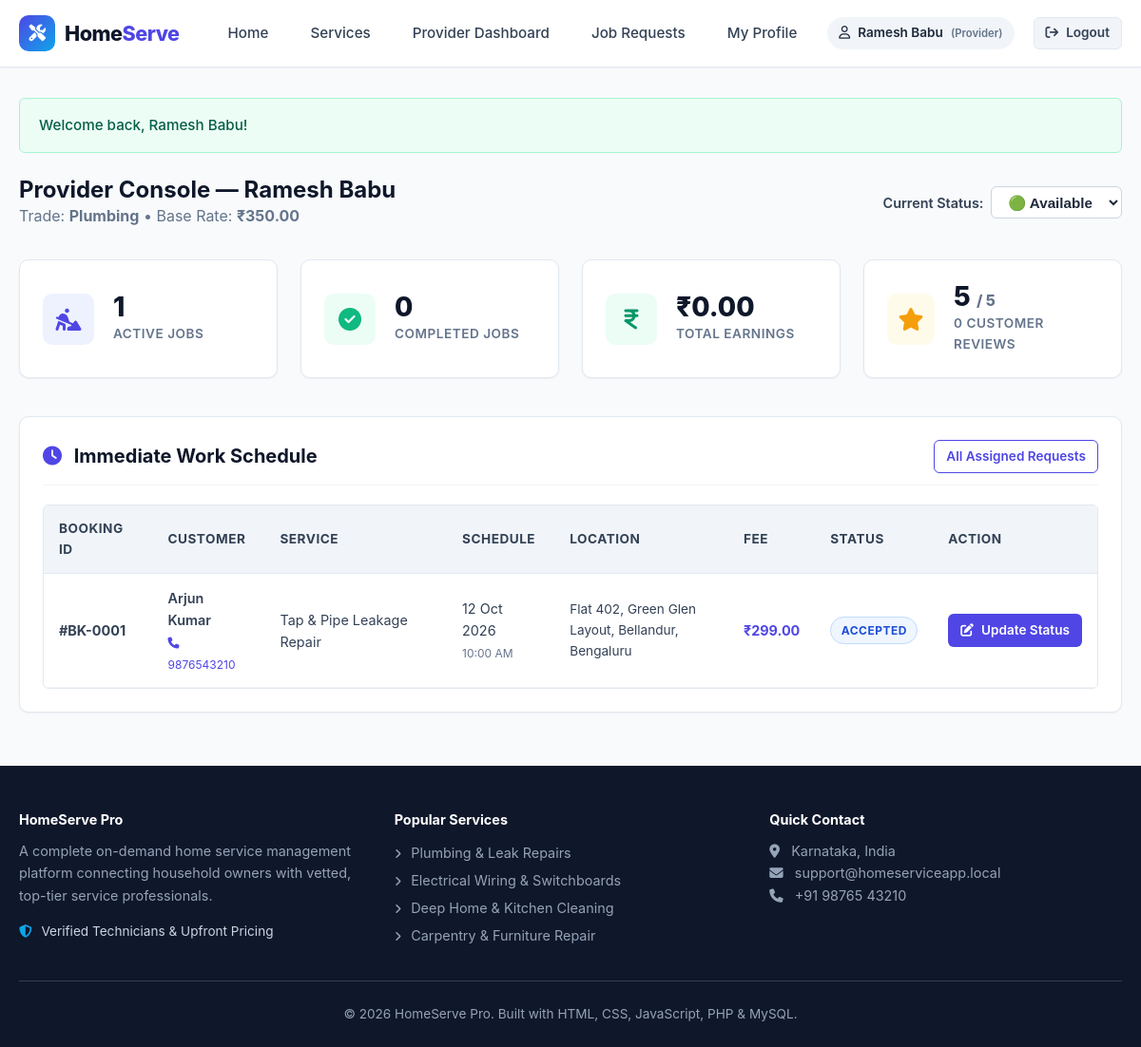
Screenshot of /provider/dashboard.php (signed in) with the database file from the repository.
### tables this page shows
CREATE TABLE `providers` (
    `id` INT AUTO_INCREMENT PRIMARY KEY,
    `user_id` INT NOT NULL UNIQUE,
    `category_id` INT NOT NULL,
    `experience_years` INT NOT NULL DEFAULT 1,
    `hourly_rate` DECIMAL(10,2) NOT NULL DEFAULT 250.00,
    `bio` TEXT,
    `availability` ENUM('available', 'busy', 'offline') DEFAULT 'available',
    `status` ENUM('approved', 'pending', 'rejected') DEFAULT 'approved',
    `created_at` TIMESTAMP DEFAULT CURRENT_TIMESTAMP,
    CONSTRAINT `fk_provider_user` FOREIGN KEY (`user_id`) 
        REFERENCES `users`(`id`) ON DELETE CASCADE,
    CONSTRAINT `fk_provider_category` FOREIGN KEY (`category_id`) 
        REFERENCES `service_categories`(`id`) ON DELETE CASCADE
);

CREATE TABLE `users` (
    `id` INT AUTO_INCREMENT PRIMARY KEY,
    `name` VARCHAR(100) NOT NULL,
    `email` VARCHAR(150) NOT NULL UNIQUE,
    `password` VARCHAR(255) NOT NULL,
    `phone` VARCHAR(20) NOT NULL,
    `city` VARCHAR(100) NOT NULL,
    `pincode` VARCHAR(20) NOT NULL,
    `role` ENUM('customer', 'provider', 'admin') NOT NULL DEFAULT 'customer',
    `created_at` TIMESTAMP DEFAULT CURRENT_TIMESTAMP
);

CREATE TABLE `service_categories` (
    `id` INT AUTO_INCREMENT PRIMARY KEY,
    `name` VARCHAR(100) NOT NULL UNIQUE,
    `description` TEXT,
    `icon` VARCHAR(50) DEFAULT 'wrench',
    `created_at` TIMESTAMP DEFAULT CURRENT_TIMESTAMP
);

CREATE TABLE `bookings` (
    `id` INT AUTO_INCREMENT PRIMARY KEY,
    `customer_id` INT NOT NULL,
    `service_id` INT NOT NULL,
    `provider_id` INT DEFAULT NULL,
    `booking_date` DATE NOT NULL,
    `booking_time` TIME NOT NULL,
    `service_address` TEXT NOT NULL,
    `city` VARCHAR(100) NOT NULL,
    `pincode` VARCHAR(20) NOT NULL,
    `special_notes` TEXT,
    `total_price` DECIMAL(10,2) NOT NULL,
    `status` ENUM('Pending', 'Accepted', 'In Progress', 'Completed', 'Cancelled') NOT NULL DEFAULT 'Pending',
    `admin_notes` TEXT,
    `created_at` TIMESTAMP DEFAULT CURRENT_TIMESTAMP,
    `updated_at` TIMESTAMP DEFAULT CURRENT_TIMESTAMP ON UPDATE CURRENT_TIMESTAMP,
    CONSTRAINT `fk_booking_customer` FOREIGN KEY (`customer_id`) 
        REFERENCES `users`(`id`) ON DELETE CASCADE,
    CONSTRAINT `fk_booking_service` FOREIGN KEY (`service_id`) 
        REFERENCES `services`(`id`) ON DELETE CASCADE,
    CONSTRAINT `fk_booking_provider` FOREIGN KEY (`provider_id`) 
        REFERENCES `providers`(`id`) ON DELETE SET NULL
);

CREATE TABLE `services` (
    `id` INT AUTO_INCREMENT PRIMARY KEY,
    `category_id` INT NOT NULL,
    `name` VARCHAR(150) NOT NULL,
    `description` TEXT,
    `price` DECIMAL(10,2) NOT NULL DEFAULT 0.00,
    `duration_mins` INT DEFAULT 60,
    `status` ENUM('active', 'inactive') DEFAULT 'active',
    `created_at` TIMESTAMP DEFAULT CURRENT_TIMESTAMP,
    CONSTRAINT `fk_services_category` FOREIGN KEY (`category_id`) 
        REFERENCES `service_categories`(`id`) ON DELETE CASCADE
);

### provider/dashboard.php (the view, shortened to what this page needs)
<?php
require_once __DIR__ . '/../config/db.php';
$pdo = getDB();
$userId = $_SESSION['user_id'];
$stmtProv = $pdo->prepare("SELECT p.*, c.name as category_name, u.name, u.phone, u.city
                           FROM providers p
                           JOIN users u ON p.user_id = u.id
                           JOIN service_categories c ON p.category_id = c.id
                           WHERE p.user_id = ? LIMIT 1");
$stmtProv->execute([$userId]);
$provider = $stmtProv->fetch();
$providerId = $provider['id'] ?? 0;
$stats = [
    'active_jobs' => 0,
    'completed_jobs' => 0,
    'total_earnings' => 0.00,
    'avg_rating' => 5.0,
    'review_count' => 0
];
if ($providerId) {
    $stmtCounts = $pdo->prepare("SELECT
        SUM(CASE WHEN status IN ('Accepted', 'In Progress') THEN 1 ELSE 0 END) as active_jobs,
        SUM(CASE WHEN status = 'Completed' THEN 1 ELSE 0 END) as completed_jobs,
        SUM(CASE WHEN status = 'Completed' THEN total_price ELSE 0 END) as total_earnings
        FROM bookings WHERE provider_id = ?");
    $stmtCounts->execute([$providerId]);
    $counts = $stmtCounts->fetch();
    if ($counts) {
        $stats['active_jobs'] = (int)($counts['active_jobs'] ?? 0);
        $stats['completed_jobs'] = (int)($counts['completed_jobs'] ?? 0);
        $stats['total_earnings'] = (float)($counts['total_earnings'] ?? 0);
    }
}
$activeJobs = [];
if ($providerId) {
    $stmtJobs = $pdo->prepare("SELECT b.*, s.name as service_name, u.name as customer_name, u.phone as customer_phone
                               FROM bookings b
                               JOIN services s ON b.service_id = s.id
                               JOIN users u ON b.customer_id = u.id
                               WHERE b.provider_id = ? AND b.status IN ('Accepted', 'In Progress')
                               ORDER BY b.booking_date ASC, b.booking_time ASC");
    $stmtJobs->execute([$providerId]);
    $activeJobs = $stmtJobs->fetchAll();
}
require_once __DIR__ . '/../includes/header.php';
?>
<div style="display: flex; justify-content: space-between; align-items: center; margin-bottom: 2rem; flex-wrap: wrap; gap: 1rem;">
    <div>
        <h2>Provider Console &mdash; <?php echo htmlspecialchars($provider['name'] ?? $_SESSION['user_name']); ?></h2>
        <p style="color: var(--gray-500);">
            Trade: <strong><?php echo htmlspecialchars($provider['category_name'] ?? 'Professional'); ?></strong> &bull;
            Base Rate: <strong><?php echo formatPrice($provider['hourly_rate'] ?? 0); ?></strong>
        </p>
    </div>
    <form method="POST" action="dashboard.php" style="display:flex; align-items:center; gap: 8px;">
        <label style="font-size:0.9rem; font-weight:600; color:var(--gray-700);">Current Status:</label>
        <select name="availability" onchange="this.form.submit()" class="form-control" style="width:auto; padding: 0.4rem 0.8rem; font-weight:600;">
            <option value="available" <?php echo ($provider['availability'] === 'available') ? 'selected' : ''; ?>>🟢 Available</option>
        </select>
    </form>
</div>
<div class="grid grid-4" style="margin-bottom: 2.5rem;">
    <div class="stat-card">
        <div class="stat-icon primary"><i class="fa-solid fa-person-digging"></i></div>
        <div>
            <div class="stat-num"><?php echo $stats['active_jobs']; ?></div>
            <div class="stat-label">Active Jobs</div>
        </div>
    </div>
    <div class="stat-card">
        <div class="stat-icon success"><i class="fa-solid fa-circle-check"></i></div>
        <div>
            <div class="stat-num"><?php echo $stats['completed_jobs']; ?></div>
            <div class="stat-label">Completed Jobs</div>
        </div>
    </div>
    <div class="stat-card">
        <div class="stat-icon primary" style="background:#ecfdf5;color:#059669;"><i class="fa-solid fa-indian-rupee-sign"></i></div>
        <div>
            <div class="stat-num"><?php echo formatPrice($stats['total_earnings']); ?></div>
            <div class="stat-label">Total Earnings</div>
        </div>
    </div>
    <div class="stat-card">
        <div class="stat-icon warning"><i class="fa-solid fa-star"></i></div>
        <div>
            <div class="stat-num"><?php echo $stats['avg_rating']; ?> <small style="font-size: 1rem; color: var(--gray-500);">/ 5</small></div>
            <div class="stat-label"><?php echo $stats['review_count']; ?> Customer Reviews</div>
        </div>
    </div>
</div>
<div class="card">
    <div class="card-header">
        <h3 style="font-size: 1.25rem;"><i class="fa-solid fa-clock" style="color:var(--primary);margin-right:8px;"></i> Immediate Work Schedule</h3>
        <a href="requests.php" class="btn btn-outline btn-sm">All Assigned Requests</a>
    </div>
    <?php if (empty($activeJobs)): ?>
        <div style="text-align: center; padding: 3rem 1rem;">
            <div style="font-size: 3rem; color: var(--gray-300); margin-bottom: 1rem;"><i class="fa-solid fa-mug-hot"></i></div>
            <h4>No active appointments right now</h4>
            <p style="color: var(--gray-500);">New jobs assigned by admin will automatically appear here.</p>
        </div>
    <?php else: ?>
        <div class="table-responsive">
            <table class="table">
                <thead>
                    <tr>
                        <th>Booking ID</th>
                        <th>Customer</th>
                        <th>Service</th>
                        <th>Schedule</th>
                        <th>Location</th>
                        <th>Fee</th>
                        <th>Status</th>
                        <th>Action</th>
                    </tr>
                </thead>
                <tbody>
                    <?php foreach ($activeJobs as $job): ?>
                        <tr>
                            <td><strong>#BK-<?php echo str_pad($job['id'], 4, '0', STR_PAD_LEFT); ?></strong></td>
                            <td>
                                <div style="font-weight: 600;"><?php echo htmlspecialchars($job['customer_name']); ?></div>
                                <small style="color: var(--primary);"><i class="fa-solid fa-phone"></i> <?php echo htmlspecialchars($job['customer_phone']); ?></small>
                            </td>
                            <td><?php echo htmlspecialchars($job['service_name']); ?></td>
                            <td>
                                <div><?php echo date('d M Y', strtotime($job['booking_date'])); ?></div>
                                <small style="color: var(--gray-500);"><?php echo date('h:i A', strtotime($job['booking_time'])); ?></small>
                            </td>
                            <td style="max-width: 200px; font-size: 0.85rem;">
                                <?php echo htmlspecialchars($job['service_address']); ?>, <?php echo htmlspecialchars($job['city']); ?>
                            </td>
                            <td><strong style="color: var(--primary);"><?php echo formatPrice($job['total_price']); ?></strong></td>
                            <td><?php echo getStatusBadge($job['status']); ?></td>
                            <td>
                                <a href="update-status.php?booking_id=<?php echo $job['id']; ?>" class="btn btn-primary btn-sm">
                                    <i class="fa-solid fa-pen-to-square"></i> Update Status
                                </a>
                            </td>
                        </tr>
                    <?php endforeach; ?>
                </tbody>
            </table>
        </div>
    <?php endif; ?>
</div>
<?php require_once __DIR__ . '/../includes/footer.php'; ?>

### includes/header.php (shortened to what this page needs)
<?php
require_once __DIR__ . '/../config/db.php';
$currentUser = getCurrentUser();
$role = $currentUser['role'] ?? null;
$pathPrefix = '';
if (strpos($_SERVER['PHP_SELF'], '/customer/') !== false ||
    strpos($_SERVER['PHP_SELF'], '/provider/') !== false ||
    strpos($_SERVER['PHP_SELF'], '/admin/') !== false ||
    strpos($_SERVER['PHP_SELF'], '/auth/') !== false) {
    $pathPrefix = '../';
}
?>
<!DOCTYPE html>
<html lang="en">
<head>
    <link rel="stylesheet" href="<?php echo $pathPrefix; ?>assets/css/style.css">
    <link rel="stylesheet" href="https://cdnjs.cloudflare.com/ajax/libs/font-awesome/6.4.0/css/all.min.css">
</head>
<body>
<header class="navbar">
    <div class="container nav-container">
        <a href="<?php echo $pathPrefix; ?>index.php" class="brand-logo">
            <span class="brand-icon"><i class="fa-solid fa-screwdriver-wrench"></i></span>
            <span>Home<span style="color:var(--primary);">Serve</span></span>
        </a>
        <ul class="nav-links">
            <li><a href="<?php echo $pathPrefix; ?>index.php" class="nav-link">Home</a></li>
            <li><a href="<?php echo $pathPrefix; ?>customer/services.php" class="nav-link">Services</a></li>
            <?php if ($role === 'customer'): ?>
                <li><a href="<?php echo $pathPrefix; ?>customer/dashboard.php" class="nav-link">Dashboard</a></li>
                <li><a href="<?php echo $pathPrefix; ?>customer/my-bookings.php" class="nav-link">My Bookings</a></li>
                <li><a href="<?php echo $pathPrefix; ?>customer/profile.php" class="nav-link">My Profile</a></li>
            <?php elseif ($role === 'provider'): ?>
                <li><a href="<?php echo $pathPrefix; ?>provider/dashboard.php" class="nav-link">Provider Dashboard</a></li>
                <li><a href="<?php echo $pathPrefix; ?>provider/requests.php" class="nav-link">Job Requests</a></li>
                <li><a href="<?php echo $pathPrefix; ?>provider/profile.php" class="nav-link">My Profile</a></li>
            <?php endif; ?>
            <?php if ($currentUser): ?>
                <li class="nav-user-tag">
                    <i class="fa-regular fa-user"></i>
                    <span><?php echo htmlspecialchars($currentUser['name']); ?></span>
                    <small style="color:var(--gray-500);text-transform:capitalize;">(<?php echo $role; ?>)</small>
                </li>
                <li>
                    <a href="<?php echo $pathPrefix; ?>auth/logout.php" class="btn btn-secondary btn-sm">
                        <i class="fa-solid fa-arrow-right-from-bracket"></i> Logout
                    </a>
                </li>
            <?php endif; ?>
        </ul>
    </div>
</header>
<main class="main-content">
    <div class="container">
        <?php displayFlash(); ?>

### config/db.php (shortened to what this page needs)
<?php
function isLoggedIn() {
    return isset($_SESSION['user_id']) && !empty($_SESSION['user_id']);
}
function getCurrentUser() {
    return [
        'id'    => $_SESSION['user_id'],
        'name'  => $_SESSION['user_name'] ?? 'User',
        'email' => $_SESSION['user_email'] ?? '',
        'role'  => $_SESSION['user_role'] ?? 'customer',
        'city'  => $_SESSION['user_city'] ?? ''
    ];
}
function displayFlash() {
    if (isset($_SESSION['flash'])) {
        $flash = $_SESSION['flash'];
        $colorClass = match($flash['type']) {
            'success' => 'alert-success',
            'danger'  => 'alert-danger',
            'warning' => 'alert-warning',
            default   => 'alert-info'
        };
        echo "<div class='alert {$colorClass}'>{$flash['message']}</div>";
    }
}
function formatPrice($amount) {
    return '₹' . number_format((float)$amount, 2);
}
function getStatusBadge($status) {
    $class = match($status) {
        'Pending'     => 'badge-pending',
        'Accepted'    => 'badge-accepted',
        'In Progress' => 'badge-progress',
        'Completed'   => 'badge-completed',
        'Cancelled'   => 'badge-cancelled',
        default       => 'badge-default'
    };
    return "<span class='badge {$class}'>" . htmlspecialchars($status) . "</span>";
}
?>

### rows the page displays
providers: user.name "Ramesh Babu", category.name "Plumbing", hourly_rate "₹350.00", availability "🟢 Available"
bookings: id "0001", customer.name "Arjun Kumar", customer.phone "9876543210", service.name "Tap & Pipe Leakage Repair", booking_date "12 Oct 2026", booking_time "10:00 AM", service_address "Flat 402, Green Glen Layout, Bellandur", city "Bengaluru", total_price "₹299.00", status "ACCEPTED"

### other values shown
$role "Provider"
$flash['message'] "Welcome back, Ramesh Babu!"
$stats['active_jobs'] "1"
$stats['completed_jobs'] "0"
formatPrice($stats['total_earnings']) "₹0.00"
$stats['avg_rating'] "5"
$stats['review_count'] "0"
